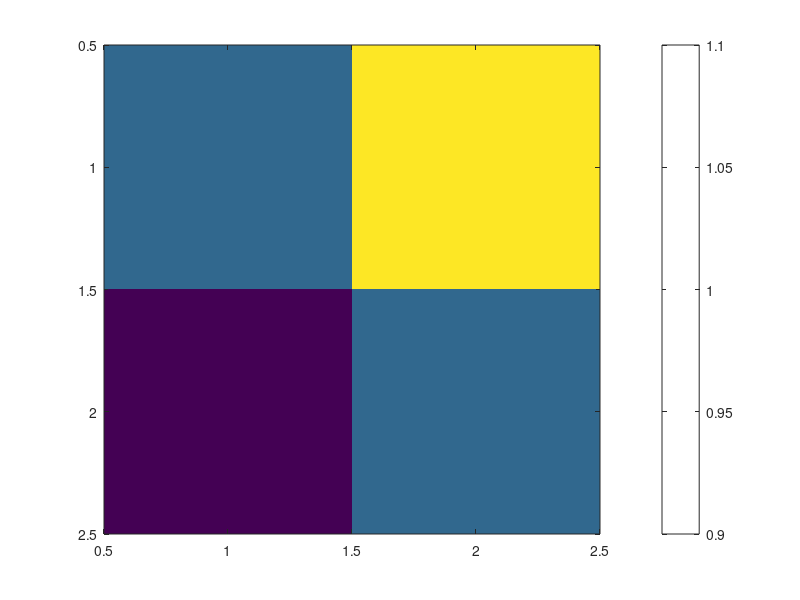
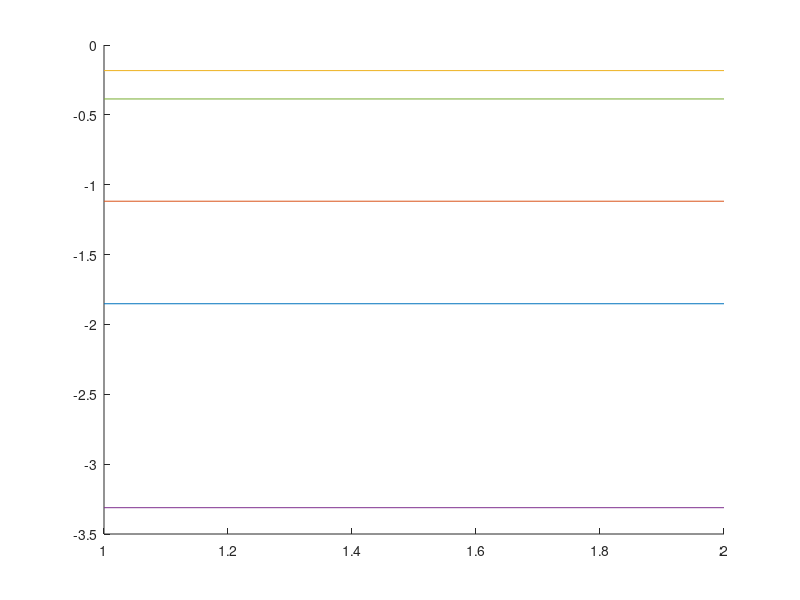

Recreate these plots in MATLAB, in order.
%% Learning GP
% GP sampling
close all; clear all; clc;

l = 3;
kernel = @(x,y) exp(-2*sin(5*pi*(x-y))/l/l);

%% Let be X the finite set of variables that we want to sample.
X = 0:1;

% Assuming 0 mean. Compute the covariance assuming exponential kernel
n = length(X);

K = [];
for i=1:n
    for j =1:n
        K(i,j) = kernel(X(i),X(j));
    end
end

figure(1);
imagesc(K);
colorbar;


%% Sample gaussians
figure(2);
hold on;
for i=1:5
    u = randn(n,1);
    % L  = chol(K); not very stable numerically 
    [A S D] = svd(K);
    L = A*sqrt(S);
    F = L*u;
    plot(F);
end
